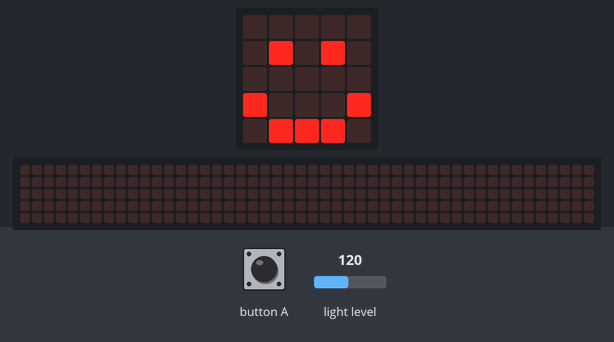
The program below on a simulated BBC micro:bit (MakeCode). On the bench: the board's 5×5 LED display, a strip that is not on the board, showing the scrolling text unrolled. The inputs (shaded band) are chosen by the test bench; at power-on: light level 120. The 48×5 strip is a reading aid, not a part: it shows the text the display is scrolling, unrolled, one strip-width of it at a time.

Above: at 1.8 s.
1.9 s: button A pressed for 0.15 s
At 12.1 s:
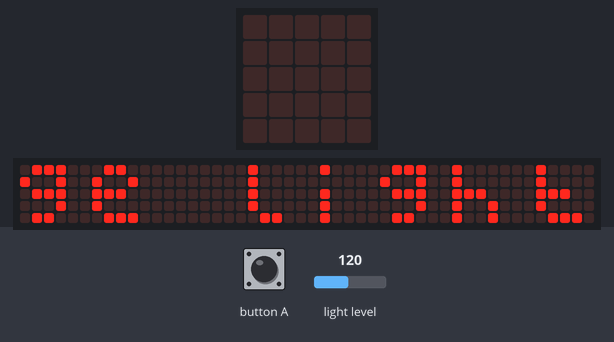
At 26.4 s:
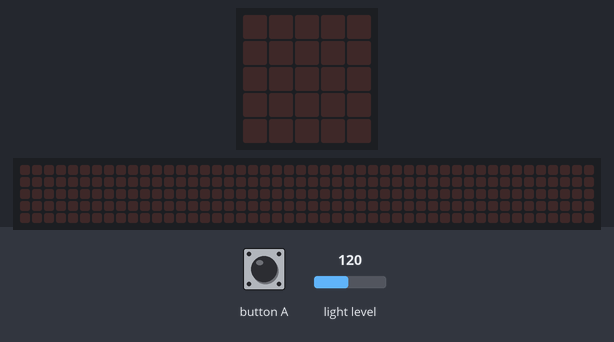

The program:

main.ts
```typescript
// (licence header left out)
// our variable for a random number
let lightValue: number
let lightValuePercentage: number

basic.clearScreen()
basic.showIcon(IconNames.Happy)

input.onButtonPressed(Button.A, function () {
  // get light value
  lightValue = input.lightLevel()
  lightValuePercentage = (lightValue / 255) * 100
  lightValuePercentage = Math.round(lightValuePercentage)

  // output answer
  basic.clearScreen()
  basic.showString('Percentage light is: ' + lightValuePercentage.toString() + '%.')
})
```

Measured:
- after the input at 1.9 s, the display: first changes after 0.15 s (image 1 shows a later state)
- what the display in image 1 shows lasts 0.8 s, from 11.5 s to 12.3 s
